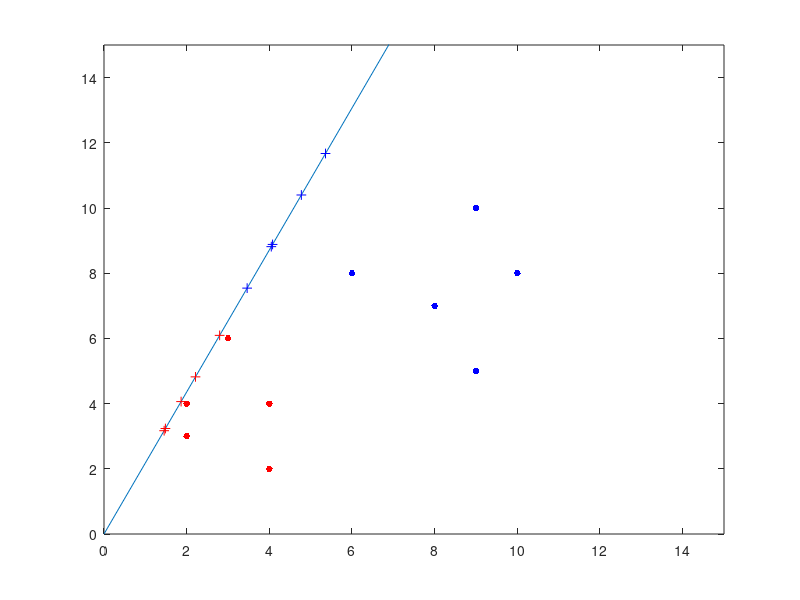

MATLAB code to generate this figure:
clear all;;clc;
data=[4,2,2,3,4,9,6,9,8,10;2,4,3,6,4,10,8,5,7,8;1,1,1,1,1,0,0,0,0,0]';
[m,n]=size(data);
%%  ====绘制原始数据点===================
for i=1:m
    if data(i,3)==1 %第1类数据
        plot(data(i,1),data(i,2),'r.','MarkerSize', 15);%Marker是图上画上点的地方表上符号,比如点,十字,星号等等,后面的size就是其大小了
        hold on;
    end
    if data(i,3)==0 %第0类数据
        plot(data(i,1),data(i,2),'b.','MarkerSize', 15);
    end
end
%%  ====绘制原始数据点===================
new_data=zeros(m,n-1);
cen1=zeros(1,2);%第一类的均值向量
cen0=zeros(1,2);%第二类的均值向量
sum1=zeros(1,2);
sum0=zeros(1,2);
num1=0;num0=0;
for i=1:m
    if data(i,3)==1%第一类
        sum1(1,1)=sum1(1,1)+data(i,1); %计算第一个特征的总和
        sum1(1,2)=sum1(1,1)+data(i,2); %计算第二个特征的总和
        num1=num1+1;
    end
    if data(i,3)==0%第二类
        sum0(1,1)=sum0(1,1)+data(i,1);%计算第一个特征的总和
        sum0(1,2)=sum0(1,2)+data(i,2); %计算第二个特征的总和
        num0=num0+1;
    end
end
cen0=sum0/num0;%求出第一类的均值向量
cen1=sum1/num1;%求出第二类的均值向量
%计算类内散度矩阵Sw
Sw=zeros(2,2);
for i=1:m
    if data(i,3)==1
        Sw=Sw+(data(i,[1 2])-cen1(1,:))'*(data(i,[1 2])-cen1(1,:));
    end
    if data(i,3)==0
        Sw=Sw+(data(i,[1 2])-cen0(1,:))'*(data(i,[1 2])-cen0(1,:));
    end
end
%计算类间散度矩阵Sb;
Sb=(cen0-cen1)'*(cen0-cen1);
[L,D]=eigs(Sw\Sb,1);%计算最大特征值和特征向量 为什么这里的L(2)*x1+L(1)*x2才对
%显示投影线
k=L(1)/L(2); %x2方向的系数/x1方向的系数
b=0;
xx=0:10;
yy=k*xx;
plot(xx,yy)
%计算投影点并显示
%% ======计算投影点========
new_data(:,1)=(k*data(:,2)+data(:,1))/(k*k+1); %k/1+k^2这里正好是tan转化为sin的公式 1/(k^2+1)正好是tan转为sin的形式
new_data(:,2)=k*new_data(:,1);
new_data(:,3)=data(:,3); %类型的点保持不变
%投影点坐标为(x0,y0) 原数据点坐标为(x,y) 那么则有(y-y0)/(x-x0)*k = -1(垂直关系) y0 =
%kx0，联立这两个方程正好可以进行求解
%% ======计算投影点========
for i=1:m
    if new_data(i,3)==1
        plot(new_data(i,1),new_data(i,2),'r+','MarkerSize', 7);
    end
    if new_data(i,3)==0
        plot(new_data(i,1),new_data(i,2),'b+','MarkerSize', 7);
    end
end
axis([0 15 0 15])
hold on;
%% =======计算变换后的值(正好是到原点点的距离)
after_projection = zeros(1,length(data));
for k = 1:length(data)
    after_projection(k) = L'*[data(k,2);data(k,1)];
end
%% =======计算变换后到原点的距离
distance = zeros(1,length(new_data));
for k = 1:length(new_data)
    distance(k) = norm([new_data(k,1),new_data(k,2)]);
end